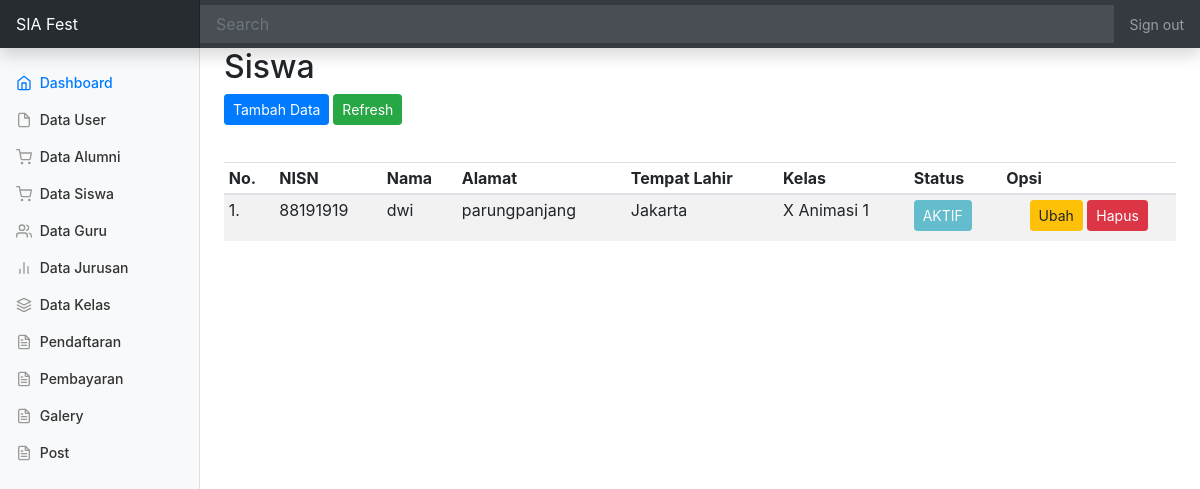
Page /admin/page/datasiswa/data.php (signed in) on the committed database.
### tables this page shows
CREATE TABLE `tb_siswa` (
  `nisn` varchar(20) NOT NULL,
  `nama_siswa` varchar(50) NOT NULL,
  `alamat` varchar(100) NOT NULL,
  `tempat_lahir` varchar(50) NOT NULL,
  `tgl_lahir` date NOT NULL,
  `kd_kelas` varchar(20) NOT NULL,
  `status` enum('1','2') NOT NULL
);

CREATE TABLE `tb_kelas` (
  `kd_kelas` varchar(20) NOT NULL,
  `nama_kelas` varchar(50) NOT NULL,
  `kd_jurusan` varchar(20) NOT NULL,
  `nip` varchar(20) NOT NULL,
  `th_ajar` varchar(4) NOT NULL
);

### admin/page/datasiswa/data.php (the view, shortened to what this page needs)
<?php include_once('../../../_header.php'); ?>
<h2>Siswa</h2>
<div class="pull-right">
        <p>
              <a class="btn btn-primary btn-sm" data-toggle="collapse" href="#collapseExample" role="button" aria-expanded="false" aria-controls="collapseExample">
                Tambah Data
              </a>
                <a href="" class="btn btn-success btn-sm"><i class="fa fa-refresh"></i>Refresh</a>
</div>
			<br>
      <div class="table-responsive">
        <table class="table table-striped table-sm">
	        <thead>
				<tr>
					<th>No.</th>
					<th>NISN</th>
                    <th>Nama</th>
                    <th>Alamat</th>
					<th>Tempat Lahir</th>
					<th>Kelas</th>
					<th>Status</th>
					<th align="center"><i class="fa fa-cogs"></i> Opsi</th>
				</tr>
			</thead>
			<tbody>
					<?php
					$no = 1;
					$sql_buku = mysqli_query($con, "SELECT * FROM tb_siswa INNER JOIN tb_kelas ON tb_siswa.kd_kelas = tb_kelas.kd_kelas") or die (mysqli_error($con));
					while($data = mysqli_fetch_array($sql_buku)) {
						$status = ($data['status']=="1") ? "AKTIF" : "LULUS";
					?>
						<tr>
							<td><?=$no++?>.</td>
							<td><?=$data['nisn']?></td>
                            <td><?=$data['nama_siswa']?></td>
                            <td><?=$data['alamat']?></td>
                            <td><?=$data['tempat_lahir']?></td>
                            <td><?=$data['nama_kelas']?></td>
                            <td><button type="button" class="btn btn-info btn-sm" disabled><?=$status?></button></td>
                            <td align="center">
                                 <a href="edit.php?id=<?=$data['nisn']?>" name="editkat" class="btn btn-warning btn-sm" style = "margin-bottom: 5px;"><i class="fa fa-pencil-square-o"></i> Ubah</a>
                                <a href="del.php?id=<?=$data['nisn']?>" onclick="return confirm('Yakin Hapus?')" class="btn btn-danger btn-sm" style = "margin-bottom: 5px;"><i class="fa fa-trash-o"></i> Hapus</a>
                            </td>
						</tr>
					<?php
					}
					?>
				</tbody>
        </table>
        </div>
<?php include_once('../../../_footer.php'); ?>

### rows in the picture
tb_siswa: nisn "88191919", nama_siswa "dwi", alamat "parungpanjang", tempat_lahir "Jakarta", tb_kelas.nama_kelas "X Animasi 1", status "AKTIF"
